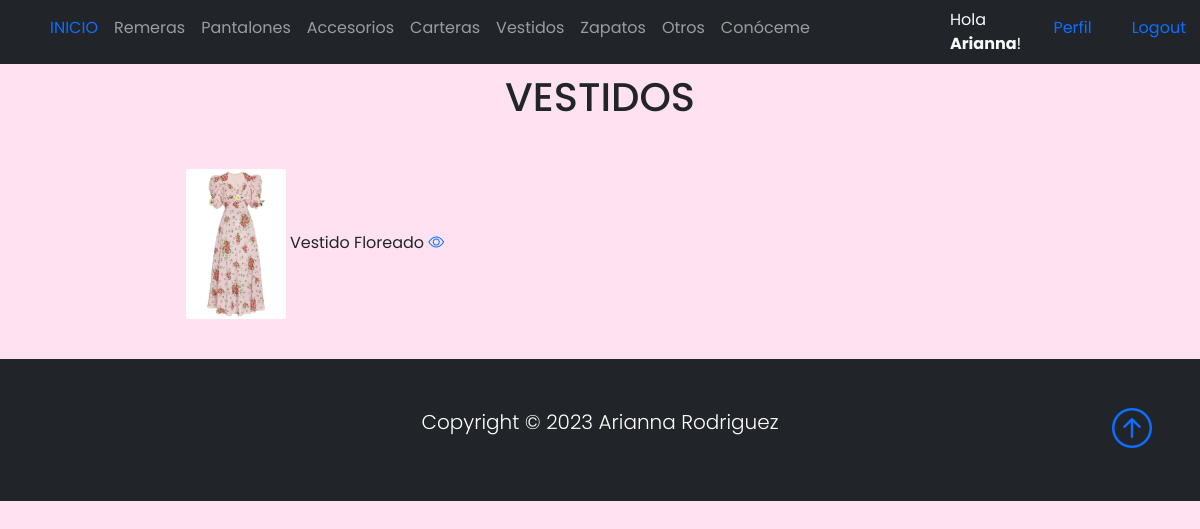
The page /listaVestidos/ (signed in) on the database its author committed.
### thriftshop/models.py (models this page shows, shortened)
class Articulo(models.Model):
    articuloSeleccion = (
    ('remera','Remera'),
    ('pantalon', 'Pantalones'),
    ('accesorio','Accesorio'),
    ('zapato','Zapatos'),
    ('vestido','Vestido'),
    ('cartera','Cartera'),
    ('otro', 'Otro'),
    )
    usuario = models.ForeignKey(User, on_delete=models.CASCADE, null=True, blank=True)
    titulo = models.CharField(max_length=200)
    articulo = models.CharField(max_length=15, choices=articuloSeleccion, default='remera')
    marca = models.CharField(max_length=40)
    talle = models.CharField(max_length=40)
    descripcion = models.TextField(null=True, blank=True)
    year = models.IntegerField()
    precio = models.DecimalField(max_digits=10, decimal_places=2)
    fechaPublicacion = models.DateTimeField(auto_now_add=True)
    telefonoContacto = models.IntegerField()
    emailContacto = models.EmailField()
    imagenArticulo = models.ImageField(null=True, blank=True, upload_to="imagenes/")
    class Meta:
        ordering = ['usuario', '-fechaPublicacion']

### thriftshop/views.py (the view)
# urls.py: path('listaVestidos/', VestidoLista.as_view(), name='vestidos'),
class VestidoLista(LoginRequiredMixin, ListView):
    context_object_name = 'vestidos'
    queryset = Articulo.objects.filter(articulo__startswith='vestido')
    template_name = 'thriftshop/listaVestidos.html'

### thriftshop/templates/thriftshop/listaVestidos.html (shortened to what this page needs)
{% extends 'thriftshop/home.html' %}
{% block content %}
<br>
<br>
<div class="container text-center">
    <h1>VESTIDOS</h1>
</div>
<br>
<div class="container text-center">
    <div class="row">
            {% for vestido in vestidos %}
            <div class="col-sm-6 align-items-center">
                <div class="card-body">
                <img src="{{vestido.imagenArticulo.url}}" class="" width="100px">
                {{vestido.titulo}}
                <a href="{% url 'vestido' vestido.id %}"><i class="bi bi-eye"></i></a>
                </div>
            </div>
            {% endfor %}
    </div>
</div>
<br>
{% endblock %}

### thriftshop/templates/thriftshop/home.html (shortened to what this page needs)
{% load static %}
<!DOCTYPE html>
<html lang="en">
<head>
    <link href="https://cdn.jsdelivr.net/npm/bootstrap@5.0.2/dist/css/bootstrap.min.css" rel="stylesheet"
>
    <link rel="stylesheet" href="https://cdn.jsdelivr.net/npm/bootstrap-icons@1.3.0/font/bootstrap-icons.css">
    <link rel="stylesheet" type="text/css" href="{% static 'style.css' %}">
</head>
<body>
    <nav class="navbar navbar-expand-sm bg-dark navbar-dark py-2 fixed-top">
      <div class="container">
            <div class="collapse navbar-collapse" id="navmenu">
              <ul class="navbar-nav mr-auto">
                <li class="nav-item">
                  <a class="nav-link" href="{% url 'home' %}"><span class="text-primary">INICIO</span></a>
                </li>
                <li class="nav-item">
                  <a class="nav-link" href="{% url 'remeras' %}">Remeras</a>
                </li>
                <li class="nav-item">
                  <a class="nav-link" href="{% url 'pantalones' %}">Pantalones</a>
                </li>
                <li class="nav-item">
                  <a class="nav-link" href="{% url 'accesorios' %}">Accesorios</a>
                </li>
                <li class="nav-item">
                  <a class="nav-link" href="{% url 'carteras' %}">Carteras</a>
                </li>
                <li class="nav-item">
                  <a class="nav-link" href="{% url 'vestidos' %}">Vestidos</a>
                </li>
                <li class="nav-item">
                  <a class="nav-link" href="{% url 'zapatos' %}">Zapatos</a>
                </li>
                <li class="nav-item">
                  <a class="nav-link" href="{% url 'otros' %}">Otros</a>
                </li>
                <li class="nav-item">
                  <a class="nav-link" href="{% url 'acerca_de_mi' %}">Conóceme</a>
                </li>
                <div class="container"></div>
                <div class="container"></div>
                <div class="container"></div>
                <div class="container"></div>
                <div class="container"></div>
                {% if request.user.is_authenticated %}
                <div class="container">
                <li class="nav-item">
                  <span class="text-light"> Hola <strong>{{request.user.first_name}}</strong>!</span>
                </li>
                </div>
                <div class="container">
                <li class="nav-item">
                  <a class="nav-link" href="{% url 'editar_perfil' %}"><span class="text-primary">Perfil</span></a>
                </li>
                </div>
                <div class="container">
                <li class="nav-item">
                  <a class="nav-link" href="{% url 'logout' %}"><span class="text-primary">Logout</span></a>
                </li>
                </div>
              {% endif %}
           </ul>
          </div>
      </div>
  </nav>
      {% block content %}{% endblock %}
  <footer class="p-5 bg-dark text-white text-center position-relative">
      <div class="container">
          <p class="lead text-white">Copyright &copy; 2023 Arianna Rodriguez</p>
          <a href="" class="position-absolute bottom-0 end-0 p-5">
              <i class="bi bi-arrow-up-circle h1"></i>
          </a>
      </div>
  </footer>
</body>
</html>

### thriftshop/static/style.css (style rules this page uses)
body { background-color: rgb(255, 226, 242); font-family: 'Poppins', 'Nunito', sans-serif; padding-top: 25px; }
a { text-decoration: none; }
li { text-decoration: none; }
p { color: #555555; }

### rows shown on the page
Articulo: imagenArticulo (picture), titulo "Vestido Floreado"

### other values the page prints
{{ request.user.first_name }} "Arianna"
